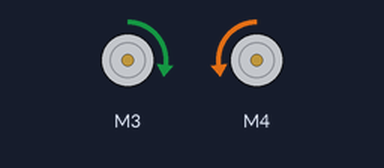
The sketch below on a simulated Arduino Uno, built with avr-gcc and run on an emulated ATmega328P. Shown: 2 × DC motor (green arrow = forward, orange = backward, longer = faster). What the sketch prints to the serial monitor is not drawn.

Above: at 0.1 s.
Timing chart, 0 to 1.6 s (numbered marks = the images above):
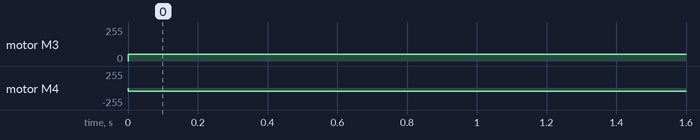

The sketch:

SpinBot.ino
```cpp
#include <Wire.h>
#include <Adafruit_MotorShield.h>

// Create the motor shield object with the default I2C address
Adafruit_MotorShield AFMS = Adafruit_MotorShield();
// Or, create it with a different I2C address (say for stacking)
// Adafruit_MotorShield AFMS = Adafruit_MotorShield(0x61);

// Select which 'port' M1, M2, M3 or M4. In this case, M1
Adafruit_DCMotor *lm = AFMS.getMotor(3);
Adafruit_DCMotor *rm = AFMS.getMotor(4);

// Doesn't get much simpler than this
void setup()
{
  Serial.begin(9600);           // set up Serial library at 9600 bps
  Serial.println("Spin Bot!");

  AFMS.begin();  // create with the default frequency 1.6KHz

  // Set the speed to start, from 0 (off) to 255 (max speed)
 lm->setSpeed(50);
 lm->run(FORWARD);
 rm->setSpeed(50);
 rm->run(BACKWARD);
}

void loop()
{
}
```

Measured:
- by itself, motor M3: stopped → forward 50/255 at 0.00 s
- by itself, motor M4: stopped → backward 50/255 at 0.00 s
